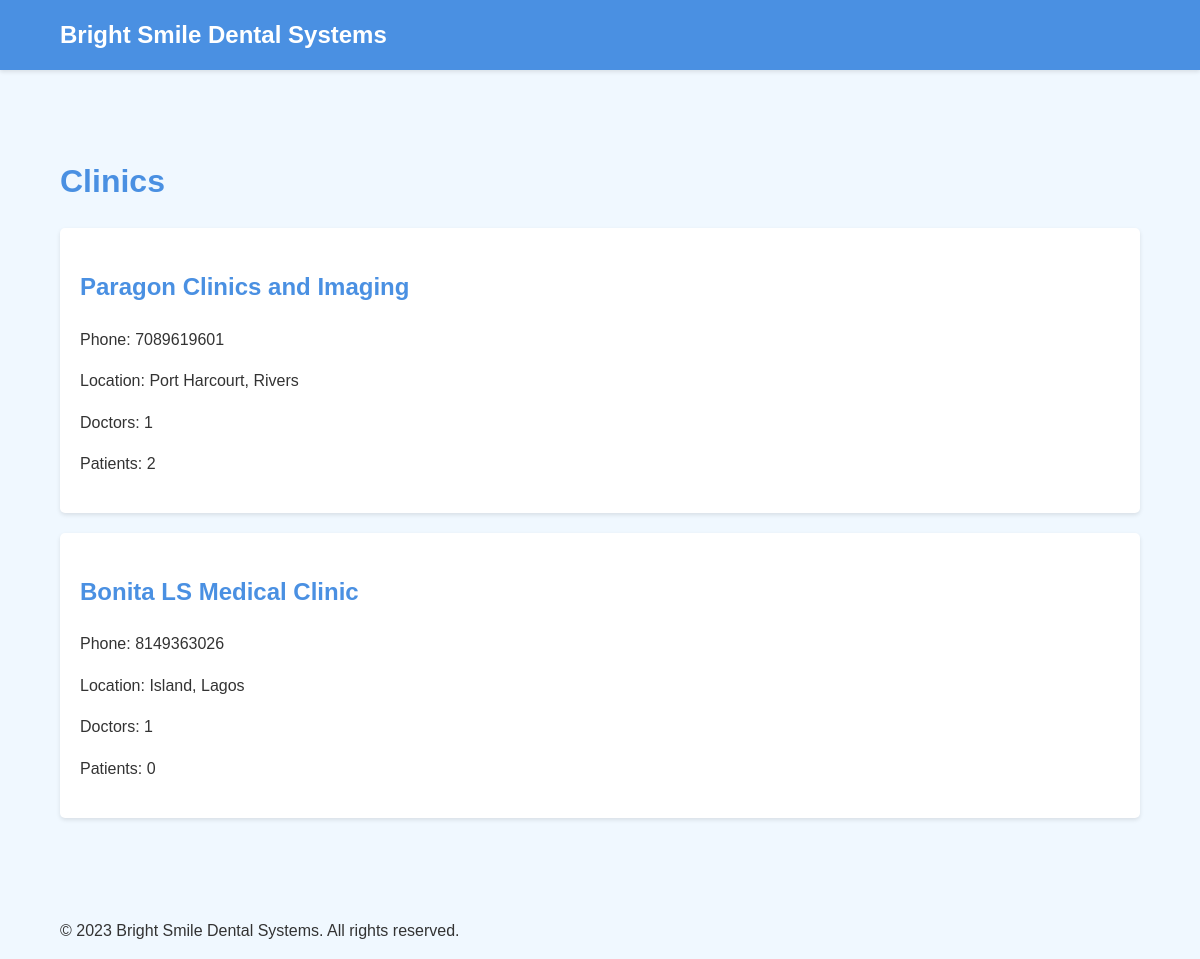
/clinics/list/, run on the app's committed database.
### clinics/models.py (models this page shows, shortened)
class Clinic(models.Model):
    name = models.CharField(max_length=200)
    phone_number = PhoneNumberField()
    city = models.CharField(max_length=200)
    state = models.CharField(max_length=200)
    doctors = models.ManyToManyField(Doctor, blank=True, related_name="working_in")

### clinics/views.py (the view)
# urls.py: path("list/", ClinicListView.as_view(), name='list-clinics'),
class ClinicListView(ListView):
    model = Clinic
    context_object_name = 'clinics'
    template_name = "clinics_list.html"
    def get_context_data(self, **kwargs):
        context =  super().get_context_data(**kwargs)
        patients_count = (
            Visit.objects.values('clinic')
            .annotate(total_patients=Count('patient', distinct=True))
        )
        context['no_of_affiliated_patients'] = {item['clinic']: item['total_patients'] for item in patients_count}
        return context

### clinics/templatetags/clinic_filters.py (called while the page is built)
@register.filter
def get(dictionary, key):
    return dictionary.get(key, 0)

### clinics/templates/clinics_list.html (shortened to what this page needs)
{% extends 'base.html' %}
{% block content %}
{% load clinic_filters %}
<h1>Clinics</h1>
<div class="card-grid">
    {% for clinic in clinics %}
    <div class="card">
        <h2>{{ clinic.name }}</h2>
        <p>Phone: {{ clinic.phone_number }}</p>
        <p>Location: {{ clinic.city }}, {{ clinic.state }}</p>
        <p>Doctors: {{ clinic.doctors.count }}</p>
        <p>Patients:  {{ no_of_affiliated_patients|default:0|get:clinic.id }}</p>
    </div>
    {% endfor %}
</div>
{% endblock %}

### static/css/style.css (style rules this page uses)
:root { --primary-color: #4a90e2; --secondary-color: #f0f8ff; --accent-color: #ff6b6b; --text-color: #333333; --light-gray: #f5f5f5; --dark-gray: #666666; }
body { font-family: Arial, sans-serif; line-height: 1.6; color: var(--text-color); background-color: var(--secondary-color); margin: 0; padding: 0; }
h1, h2, h3 { color: var(--primary-color); }
.card { background-color: white; border-radius: 5px; box-shadow: 0 2px 4px rgba(0, 0, 0, 0.1); padding: 20px; margin-bottom: 20px; }

### data on the page
Clinic: name "Paragon Clinics and Imaging", phone_number "7089619601", city "Port Harcourt", state "Rivers", doctors.count "1", id "2"
Clinic: name "Bonita LS Medical Clinic", phone_number "8149363026", city "Island", state "Lagos", doctors.count "1", id "0"
